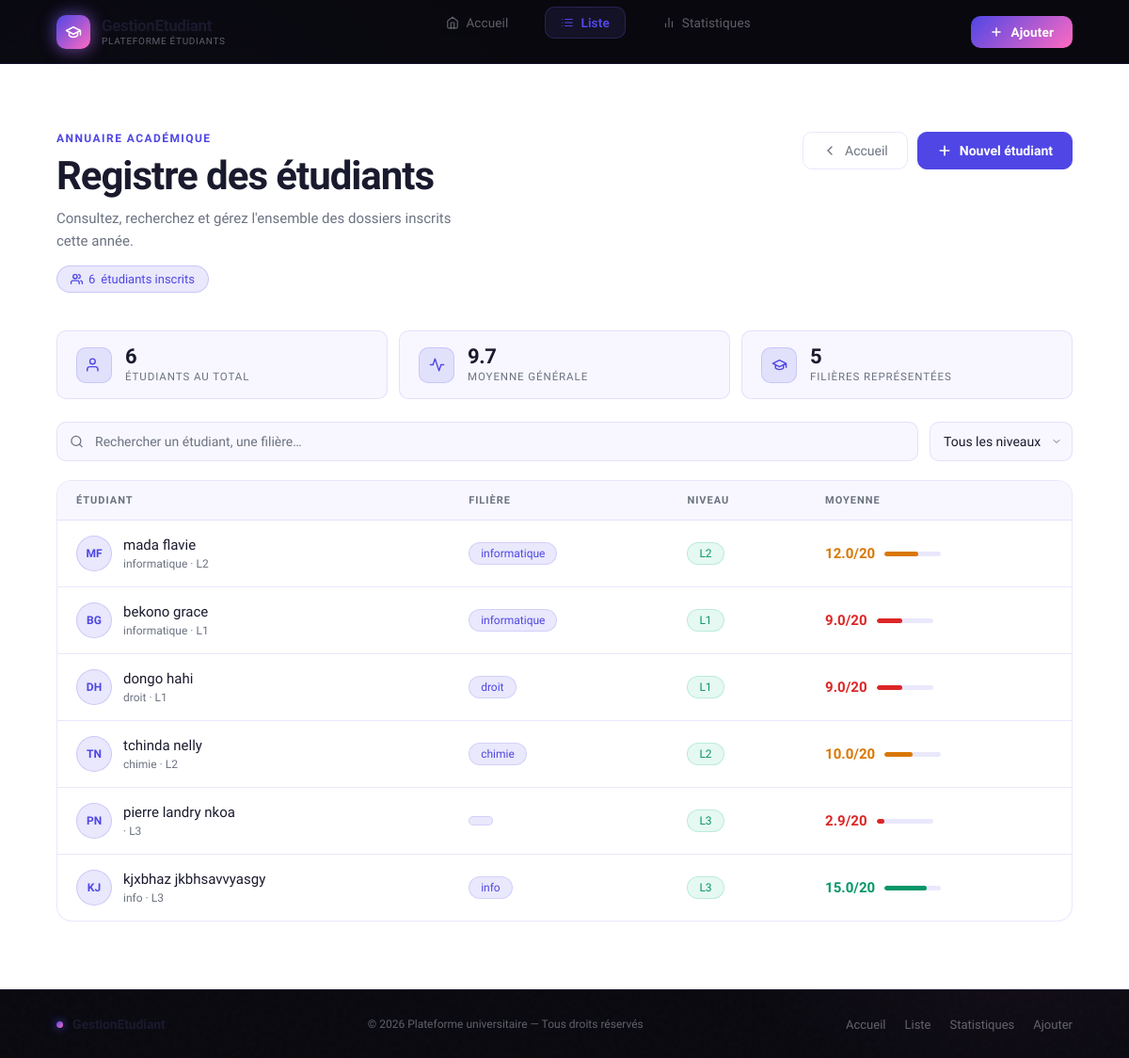
Page /liste on the committed database.
### tables this page shows
CREATE TABLE etudiants (
    id INTEGER PRIMARY KEY AUTOINCREMENT,
    nom TEXT,
    prenom TEXT,
    age INTEGER,
    sexe TEXT,
    filiere TEXT,
    niveau TEXT,
    moyenne REAL
);

### app.py (the view)
@app.route("/liste")
def liste():
    conn = get_db()
    etudiants = conn.execute("SELECT * FROM etudiants").fetchall()
    return render_template("liste.html", etudiants=etudiants)

### app.py (called while the page is built)
def get_db():
    conn = sqlite3.connect("database.db")
    conn.row_factory = sqlite3.Row
    return conn

### templates/liste.html (shortened to what this page needs)
{% extends "base.html" %}
{% block content %}
<div class="page-wrapper">
  <div class="page-header">
    <div class="page-header-left">
      <span class="section-label">Annuaire académique</span>
      <h1 class="page-title">Registre des étudiants</h1>
      <p class="page-subtitle">Consultez, recherchez et gérez l'ensemble des dossiers inscrits cette année.</p>
      <div class="header-meta">
        <span class="student-count" id="count-badge">
          <svg width="13" height="13" viewBox="0 0 24 24" fill="none" stroke="currentColor" stroke-width="2.5" stroke-linecap="round" stroke-linejoin="round">
            <path d="M17 21v-2a4 4 0 0 0-4-4H5a4 4 0 0 0-4 4v2"/>
            <circle cx="9" cy="7" r="4"/>
            <path d="M23 21v-2a4 4 0 0 0-3-3.87"/>
            <path d="M16 3.13a4 4 0 0 1 0 7.75"/>
          </svg>
          <span id="count-num">{{ etudiants|length }}</span> étudiant{% if etudiants|length != 1 %}s{% endif %} inscrits
        </span>
      </div>
    </div>
    <div class="header-actions">
      <div class="action-row">
        <a href="/" class="btn-back">
          <svg viewBox="0 0 24 24"><polyline points="15 18 9 12 15 6"/></svg>
          Accueil
        </a>
        <a href="/ajouter" class="btn-add">
          <svg viewBox="0 0 24 24"><line x1="12" y1="5" x2="12" y2="19"/><line x1="5" y1="12" x2="19" y2="12"/></svg>
          Nouvel étudiant
        </a>
      </div>
    </div>
  </div>
  <div class="mini-stats">
    <div class="mini-stat">
      <div class="mini-stat-icon">
        <svg viewBox="0 0 24 24"><path d="M17 21v-2a4 4 0 0 0-4-4H5a4 4 0 0 0-4 4v2"/><circle cx="9" cy="7" r="4"/></svg>
      </div>
      <div class="mini-stat-body">
        <div class="mini-stat-num" id="stat-total">{{ etudiants|length }}</div>
        <div class="mini-stat-label">Étudiants au total</div>
      </div>
    </div>
    <div class="mini-stat">
      <div class="mini-stat-icon">
        <svg viewBox="0 0 24 24"><polyline points="22 12 18 12 15 21 9 3 6 12 2 12"/></svg>
      </div>
      <div class="mini-stat-body">
        <div class="mini-stat-num" id="stat-avg">
          {% if etudiants %}{{ "%.1f"|format(etudiants|sum(attribute='moyenne') / etudiants|length) }}{% else %}—{% endif %}
        </div>
        <div class="mini-stat-label">Moyenne générale</div>
      </div>
    </div>
    <div class="mini-stat">
      <div class="mini-stat-icon">
        <svg viewBox="0 0 24 24"><path d="M22 10v6M2 10l10-5 10 5-10 5z"/><path d="M6 12v5c3 3 9 3 12 0v-5"/></svg>
      </div>
      <div class="mini-stat-body">
        <div class="mini-stat-num" id="stat-filieres">
          {% set filieres = etudiants|map(attribute='filiere')|list|unique|list %}{{ filieres|length }}
        </div>
        <div class="mini-stat-label">Filières représentées</div>
      </div>
    </div>
  </div>
  <div class="toolbar">
    <div class="search-bar">
      <input type="text" id="search-input" placeholder="Rechercher un étudiant, une filière…">
    </div>
    <select class="filter-select" id="filter-niveau">
      <option value="">Tous les niveaux</option>
      {% set niveaux = etudiants|map(attribute='niveau')|list|unique|list %}
    </select>
  </div>
  <div class="table-wrapper">
    <table id="students-table">
      <thead>
        <tr>
          <th>Étudiant</th>
          <th>Filière</th>
          <th>Niveau</th>
          <th>Moyenne</th>
        </tr>
      </thead>
      <tbody id="students-body">
        {% for e in etudiants %}
        <tr data-search="{{ e.nom|lower }} {{ e.prenom|lower }} {{ e.filiere|lower }} {{ e.niveau|lower }}"
            data-niveau="{{ e.niveau|lower }}">
          <td data-label="Étudiant">
            <div class="student-cell">
              <div class="avatar">{{ e.nom[0]|upper }}{{ e.prenom[0]|upper }}</div>
              <div>
                <div class="student-name">{{ e.nom }} {{ e.prenom }}</div>
                <div class="student-id">{{ e.filiere }} · {{ e.niveau }}</div>
              </div>
            </div>
          </td>
          <td data-label="Filière"><span class="badge-filiere">{{ e.filiere }}</span></td>
          <td data-label="Niveau"><span class="badge-niveau">{{ e.niveau }}</span></td>
          <td data-label="Moyenne">
            <div class="moy-bar-wrap">
              <span class="moyenne {% if e.moyenne >= 14 %}moy-high{% elif e.moyenne >= 10 %}moy-mid{% else %}moy-low{% endif %}">
                {{ e.moyenne }}/20
              </span>
              <div class="moy-bar">
                <div class="moy-bar-fill {% if e.moyenne >= 14 %}fill-high{% elif e.moyenne >= 10 %}fill-mid{% else %}fill-low{% endif %}"
                     style="width: {{ (e.moyenne / 20 * 100)|round }}%"></div>
              </div>
            </div>
          </td>
        </tr>
        {% endfor %}
      </tbody>
    </table>
  </div>
</div>
{% endblock %}

### templates/base.html (shortened to what this page needs)
<!DOCTYPE html>
<html lang="fr">
<head>
  <link rel="stylesheet" href="/static/style.css">
</head>
<body>
  <header class="navbar">
    <div class="navbar-inner">
      <a href="/" class="nav-logo">
        <div class="nav-logo-icon">
          <svg viewBox="0 0 24 24">
            <path d="M22 10v6M2 10l10-5 10 5-10 5z"/>
            <path d="M6 12v5c3 3 9 3 12 0v-5"/>
          </svg>
        </div>
        <div>
          <div class="nav-logo-text">GestionEtudiant</div>
          <div class="nav-logo-sub">Plateforme étudiants</div>
        </div>
      </a>
      <nav>
        <ul class="nav-links">
          <li>
            <a href="/" id="link-accueil">
              <svg viewBox="0 0 24 24"><path d="M3 9l9-7 9 7v11a2 2 0 0 1-2 2H5a2 2 0 0 1-2-2z"/><polyline points="9 22 9 12 15 12 15 22"/></svg>
              Accueil
            </a>
          </li>
          <li>
            <a href="/liste" id="link-liste">
              <svg viewBox="0 0 24 24"><line x1="8" y1="6" x2="21" y2="6"/><line x1="8" y1="12" x2="21" y2="12"/><line x1="8" y1="18" x2="21" y2="18"/><line x1="3" y1="6" x2="3.01" y2="6"/><line x1="3" y1="12" x2="3.01" y2="12"/><line x1="3" y1="18" x2="3.01" y2="18"/></svg>
              Liste
            </a>
          </li>
          <li>
            <a href="/stats" id="link-stats">
              <svg viewBox="0 0 24 24"><line x1="18" y1="20" x2="18" y2="10"/><line x1="12" y1="20" x2="12" y2="4"/><line x1="6" y1="20" x2="6" y2="14"/></svg>
              Statistiques
            </a>
          </li>
        </ul>
      </nav>
      <div style="display:flex;align-items:center;gap:12px;">
        <a href="/ajouter" class="nav-cta" id="link-ajouter">
          <svg viewBox="0 0 24 24"><line x1="12" y1="5" x2="12" y2="19"/><line x1="5" y1="12" x2="19" y2="12"/></svg>
          Ajouter
        </a>
      </div>
    </div>
  </header>
  <main>
    {% block content %}{% endblock %}
  </main>
  <footer class="footer">
    <div class="footer-inner">
      <div class="footer-brand">
        <div class="footer-dot"></div>
      </div>
      <span class="footer-copy">© 2026 Plateforme universitaire — Tous droits réservés</span>
      <div class="footer-links">
        <a href="/">Accueil</a>
        <a href="/liste">Liste</a>
        <a href="/stats">Statistiques</a>
        <a href="/ajouter">Ajouter</a>
      </div>
    </div>
  </footer>
</body>
</html>

### static/style.css (style rules this page uses)
body { margin: 0; padding: 0; font-family: Arial, sans-serif; background: linear-gradient(135deg, #e9d5ff, #c084fc); display: flex; justify-content: center; align-items: center; height: 100vh; }
h1 { color: #6b21a8; }
nav { margin-bottom: 20px; }
nav a { margin: 10px; text-decoration: none; color: #7c3aed; font-weight: bold; }
body { margin: 0; padding: 0; font-family: Arial; background: linear-gradient(135deg, #e9d5ff, #c084fc); display: flex; justify-content: center; align-items: center; min-height: 100vh; }
h1, h2 { color: #6b21a8; }

### rows in the picture
etudiants: nom "M", prenom "F", nom "mada", prenom "flavie", filiere "informatique", niveau "L2", moyenne "12.0"
etudiants: nom "B", prenom "G", nom "bekono", prenom "grace", filiere "informatique", niveau "L1", moyenne "9.0"
etudiants: nom "D", prenom "H", nom "dongo", prenom "hahi", filiere "droit", niveau "L1", moyenne "9.0"
etudiants: nom "T", prenom "N", nom "tchinda", prenom "nelly", filiere "chimie", niveau "L2", moyenne "10.0"
etudiants: nom "P", prenom "N", nom "pierre landry", prenom "nkoa", niveau "L3", moyenne "2.9"
etudiants: nom "K", prenom "J", nom "kjxbhaz", prenom "jkbhsavvyasgy", filiere "info", niveau "L3", moyenne "15.0"

### other values in the picture
{{ etudiants|length }} "6"
{{ "%.1f"|format(etudiants|sum(attribute='moyenne') / etudiants|length) }} "9.7"
{{ filieres|length }} "5"
